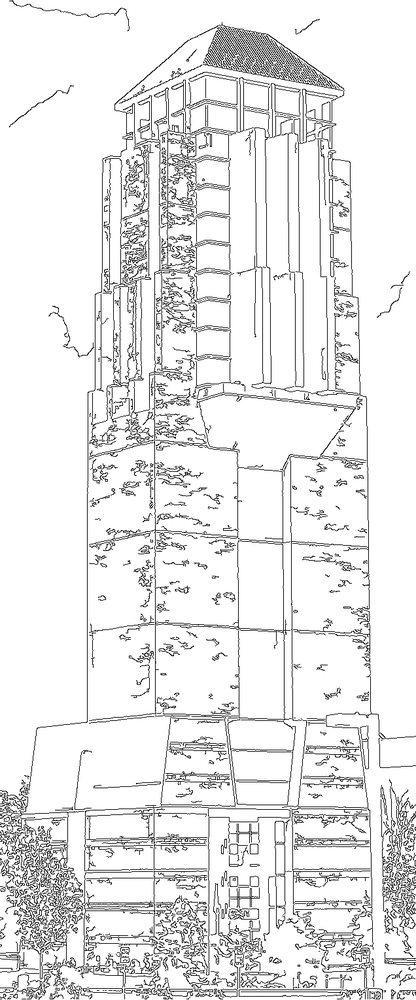
#> input picture img_to_svg/tower.png, 416 x 1000 px, shrunk from 636 x 1530 before the run
$ python cleanup_png.py
#> lines starting #> are read from the running program, lines starting #| are printed output that depends on the picture; after the words box and inside, x2 and y2 are one past the last pixel; in counts of white or black regions, pixels touching at a corner belong together
import cv2

def convert_to_clean_svg(input_path, output_path, min_line_length=45, smooth_factor=0.002):
#> called with input_path = 'tower.png', output_path = 'cleaned_building.svg', min_line_length = 45, smooth_factor = 0.002
    print(f"Loading '{input_path}'...")
    img = cv2.imread(input_path, cv2.IMREAD_GRAYSCALE)
#> img is the input picture: shape (1000, 416); min 0, max 255, mean 232.7

    if img is None:
        print(f"Error: Could not find '{input_path}'.")
        return

    # Get image dimensions for the SVG canvas
    height, width = img.shape
#> height = 1000; width = 416

    # Convert to binary (white lines on black background)
    _, binary = cv2.threshold(img, 128, 255, cv2.THRESH_BINARY_INV)
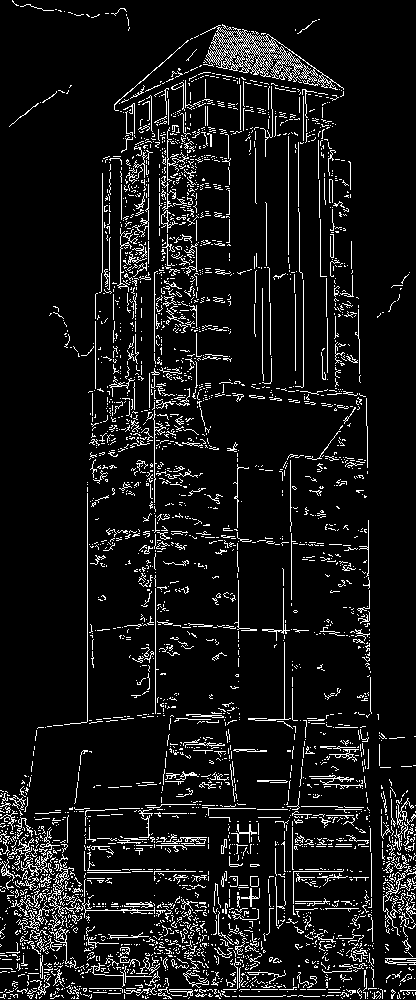
#> binary: shape (1000, 416); 8.5% white in thin lines or dots

    # Find the lines
    print("Tracing lines...")
    contours, _ = cv2.findContours(binary, cv2.RETR_LIST, cv2.CHAIN_APPROX_SIMPLE)
#> contours = 4254 contours, 4177 with area under 20; largest, box (x1, y1, x2, y2) and area: (200, 25, 344, 90) 3284, (273, 39, 315, 73) 184, (48, 854, 83, 926) 128, (306, 68, 323, 86) 120, (392, 798, 416, 851) 112

    # Prepare the SVG file structure
    svg_lines = [
        f'<svg xmlns="http://www.w3.org/2000/svg" viewBox="0 0 {width} {height}" width="100%" height="100%">',
        '  <style>',
        '    path { fill: none; stroke: #000000; stroke-width: 1.5; stroke-linecap: round; stroke-linejoin: round; }',
        '  </style>'
    ]

    kept_lines = 0
    # Process each line
    for contour in contours:
        length = cv2.arcLength(contour, closed=False)

        # 1. Filter out the noise (leaves, bricks, short squiggles)
        if length > min_line_length:

            # 2. Smooth and straighten the architectural lines
            epsilon = smooth_factor * cv2.arcLength(contour, True)
            approx = cv2.approxPolyDP(contour, epsilon, False)

            # 3. Convert the OpenCV coordinates into an SVG path
            if len(approx) > 1:
                # Start the path with 'M' (Move to), then join the rest with 'L' (Line to)
                path_data = "M " + " L ".join([f"{pt[0][0]},{pt[0][1]}" for pt in approx])
                svg_lines.append(f'  <path d="{path_data}" />')
                kept_lines += 1
#> this loop made 4254 passes
#> (length, epsilon) on passes 20, 77, 100, 120, 129, 134, 141, 168, 216, 228, 235, 240: (92.83, 0.188), (47.07, 0.097), (48.73, 0.141), (80.6, 0.163), (46.28, 0.0954), (48.94, 0.0999), (146.2, 0.294), (116.7, 0.237), (55.46, 0.115), (71.84, 0.152), (98.87, 0.202), (198.9, 0.402)
#> (contour, length) on passes 1 to 6: ([[367, 998]], 0), ([[350, 998]], 0), ([[8, 998], [10, 998]], 2), ([[404, 997], [403, 998]], 1.41), ([[341, 997], [342, 998]], 1.41), ([[189, 997], [188, 998]], 1.41)
#> after the loop, kept_lines = 256; svg_lines = 260 items

    svg_lines.append('</svg>')

    # Write the results directly to an SVG file
    with open(output_path, "w") as f:
        f.write("\n".join(svg_lines))

    print(f"Success! Kept {kept_lines} clean architectural lines.")
#| Success! Kept 256 clean architectural lines.
    print(f"Saved directly as '{output_path}'.")

# --- Run the script ---
# Make sure your original 'wee.png' is in the same folder!
convert_to_clean_svg('tower.png', 'cleaned_building.svg', min_line_length=45, smooth_factor=0.002)
